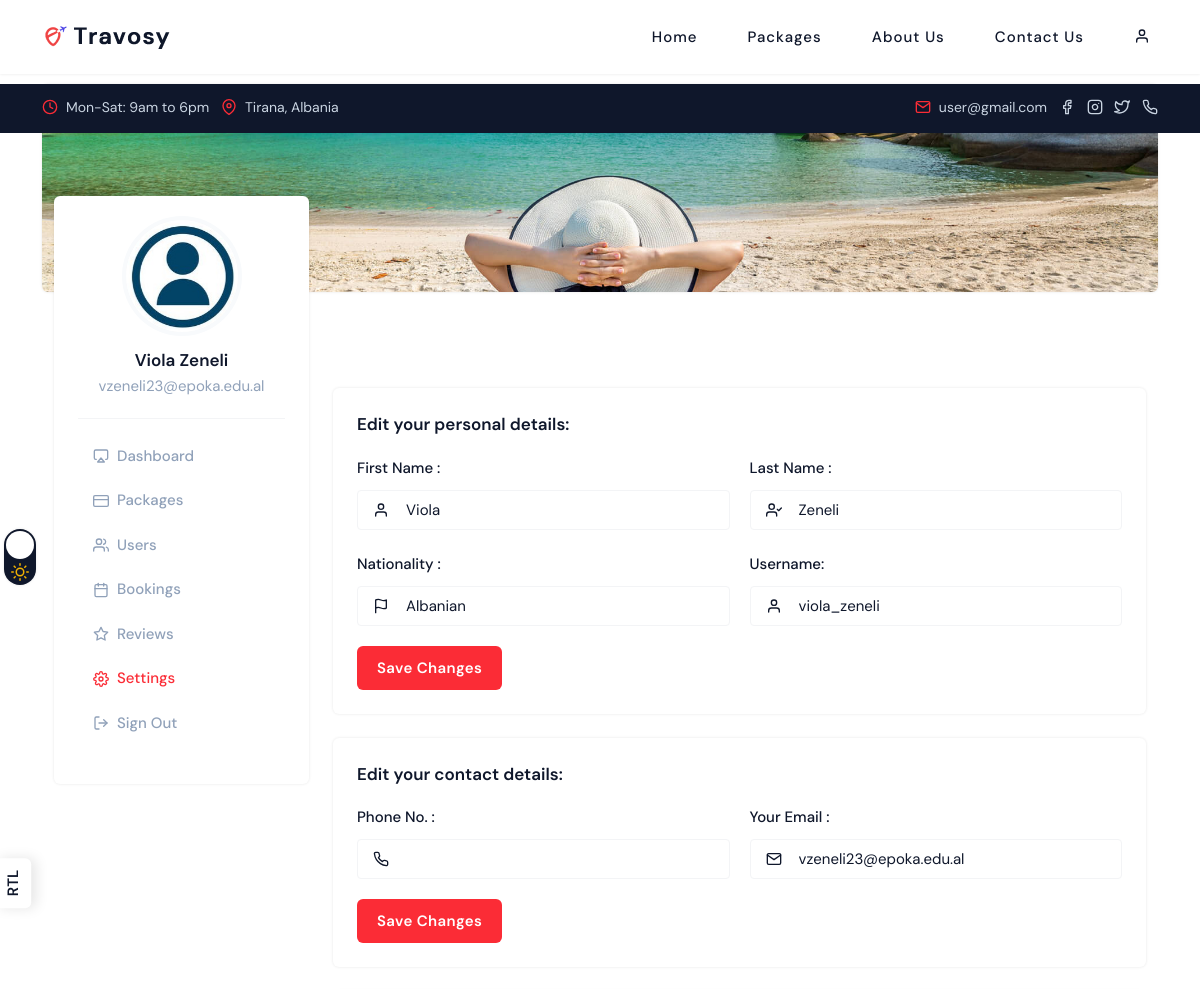
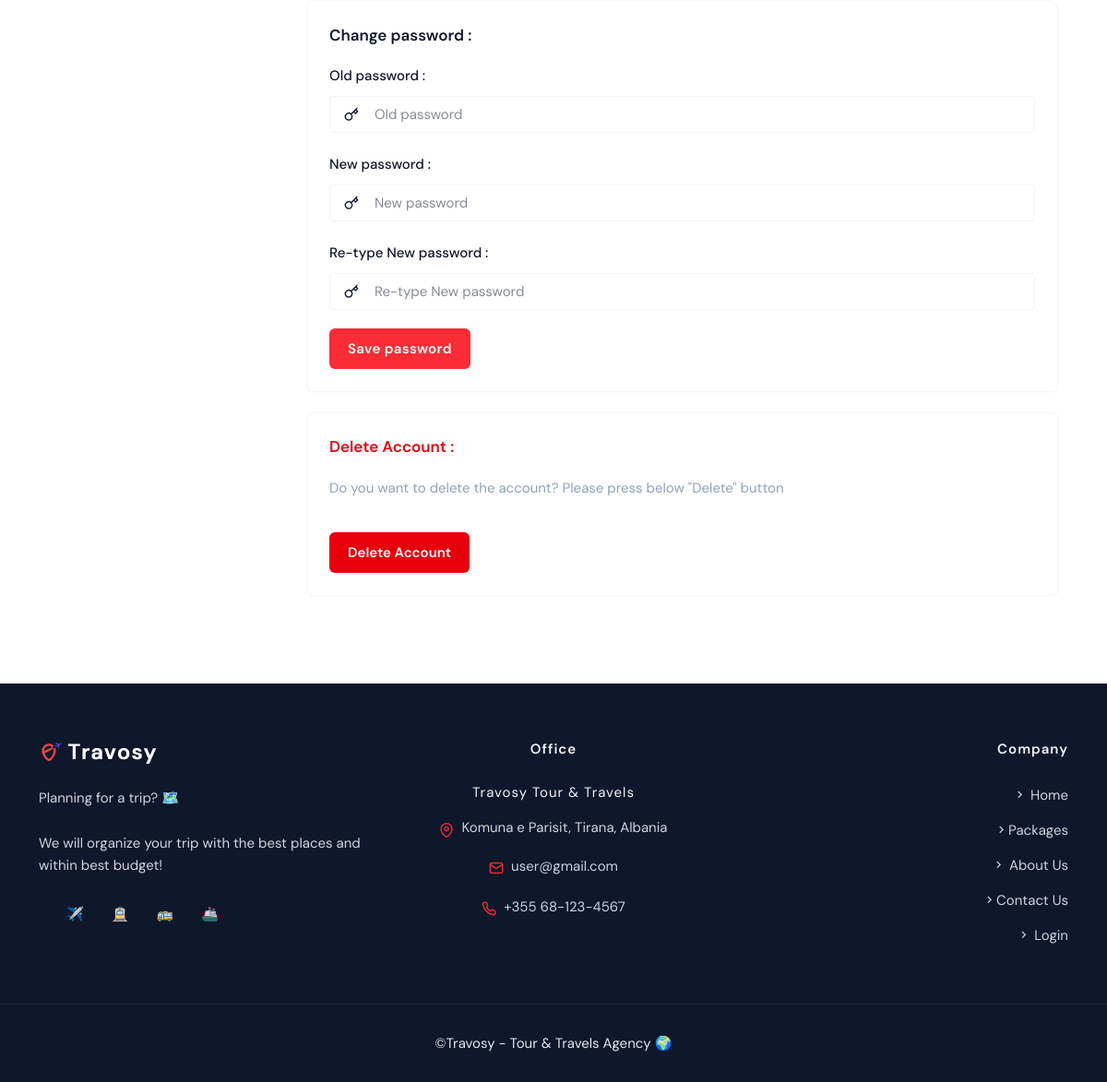
The app's page /admin/admin-setting.php (signed in) with its own data (2 pictures, top to bottom).
### tables this page shows
CREATE TABLE `users` (
  `user_id` int(11) NOT NULL,
  `username` varchar(50) NOT NULL,
  `email` varchar(255) NOT NULL,
  `password_hash` varchar(255) NOT NULL,
  `first_name` varchar(100) NOT NULL,
  `last_name` varchar(100) NOT NULL,
  `birthday` date DEFAULT NULL,
  `passport_number` varchar(50) DEFAULT NULL,
  `gender` enum('male','female','other') DEFAULT NULL,
  `nationality` varchar(100) DEFAULT NULL,
  `phone` varchar(20) DEFAULT NULL,
  `role` enum('user','admin') NOT NULL DEFAULT 'user',
  `created_at` datetime NOT NULL DEFAULT current_timestamp(),
  `profile_pic` varchar(2083) DEFAULT '/images/client/default.jpg'
);

### admin/admin-setting.php (the view, shortened to what this page needs)
<?php
    $base_dir = __DIR__ . '/../Base';
    $static_url = '/Travosy/assets';
    include '../db.php';
    $user_id = $_SESSION['user_id'];
    $sql = "SELECT * FROM users WHERE user_id=?";
    $stmt = $conn->prepare($sql);
    $stmt->bind_param("i", $user_id);
    $stmt->execute();
    $result = $stmt->get_result();
    $userInfo = $result->fetch_assoc();
?>
<section class="relative lg:pb-24 pb-16 md:mt-[84px] mt-[70px]">
    <div class="container md:!px-3 !px-0 relative">
        <div class="relative overflow-hidden md:rounded-md shadow-sm dark:shadow-gray-800 h-52 bg-center bg-no-repeat bg-cover" style="background-image: url('<?php echo $static_url . '/images/bg/cta.jpg'; ?>');"></div>
    </div>
    <div class="container relative md:mt-24 mt-16">
        <div class="md:flex">
            <?php include 'admin-sidebar.php'; ?>
            <div class="lg:w-3/4 md:w-2/3 md:px-3 mt-6 md:mt-0">
                <div class="p-6 rounded-md shadow-sm dark:shadow-gray-800 bg-white dark:bg-slate-900">
                    <h5 class="text-lg font-semibold mb-4">Edit your personal details:</h5>
                    <form method="POST" action="">
                        <div class="grid lg:grid-cols-2 grid-cols-1 gap-5">
                            <div>
                                <label class="form-label font-medium">First Name : <span class="text-red-600"></span></label>
                                <div class="form-icon relative mt-2">
                                <i data-feather="user" class="w-4 h-4 absolute top-3 start-4"></i>
                                <input type="text" name="first_name" value="<?php echo htmlspecialchars($userInfo['first_name']); ?>" required class="ps-12 w-full py-2 px-3 h-10 bg-transparent dark:bg-slate-900 dark:text-slate-200 rounded outline-none border border-gray-100 dark:border-gray-800 focus:ring-0">
                                </div>
                            </div>
                            <div>
                                <label class="form-label font-medium">Last Name : <span class="text-red-600"></span></label>
                                <div class="form-icon relative mt-2">
                                <i data-feather="user-check" class="w-4 h-4 absolute top-3 start-4"></i>
                                <input type="text" name="last_name" value="<?php echo htmlspecialchars($userInfo['last_name']); ?>" required class="ps-12 w-full py-2 px-3 h-10 bg-transparent dark:bg-slate-900 dark:text-slate-200 rounded outline-none border border-gray-100 dark:border-gray-800 focus:ring-0">
                                </div>
                            </div>
                            <div>
                                <label class="form-label font-medium">Nationality : <span class="text-red-600"></span></label>
                                <div class="form-icon relative mt-2">
                                <i data-feather="flag" class="w-4 h-4 absolute top-3 start-4"></i>
                                <input type="text" name="nationality" value="<?php echo htmlspecialchars($userInfo['nationality']); ?>" required class="ps-12 w-full py-2 px-3 h-10 bg-transparent dark:bg-slate-900 dark:text-slate-200 rounded outline-none border border-gray-100 dark:border-gray-800 focus:ring-0">
                                </div>
                            </div>
                            <div>
                                <label class="form-label font-medium">Username:</label>
                                <div class="form-icon relative mt-2">
                                <i data-feather="user" class="w-4 h-4 absolute top-3 start-4"></i>
                                <input type="text" name="username" value="<?php echo htmlspecialchars($userInfo['username']); ?>" required class="ps-12 w-full py-2 px-3 h-10 bg-transparent dark:bg-slate-900 dark:text-slate-200 rounded outline-none border border-gray-100 dark:border-gray-800 focus:ring-0">
                                </div>
                            </div>
                        </div>
                        <input type="submit" id="submit" name="send" class="py-2 px-5 inline-block font-semibold tracking-wide align-middle duration-500 text-base text-center bg-red-500 text-white rounded-md mt-5" value="Save Changes">
                    </form>
                </div>
                <div class="p-6 rounded-md shadow-sm dark:shadow-gray-800 bg-white dark:bg-slate-900 mt-6">
                    <h5 class="text-lg font-semibold mb-4">Edit your contact details:</h5>
                    <form method="POST" action="">
                        <div class="grid lg:grid-cols-2 grid-cols-1 gap-5">
                            <div>
                                <label class="form-label font-medium">Phone No. :</label>
                                <div class="form-icon relative mt-2">
                                    <i data-feather="phone" class="w-4 h-4 absolute top-3 start-4"></i>
                                    <input name="phone" id="phone" type="text" value="<?php echo htmlspecialchars($userInfo['phone']); ?>" required class="ps-12 w-full py-2 px-3 h-10 bg-transparent dark:bg-slate-900 dark:text-slate-200 rounded outline-none border border-gray-100 dark:border-gray-800 focus:ring-0">
                                </div>
                            </div>
                            <div>
                                <label class="form-label font-medium">Your Email : <span class="text-red-600"></span></label>
                                <div class="form-icon relative mt-2">
                                    <i data-feather="mail" class="w-4 h-4 absolute top-3 start-4"></i>
                                    <input type="email" name="email" value="<?php echo htmlspecialchars($userInfo['email']); ?>" required class="ps-12 w-full py-2 px-3 h-10 bg-transparent dark:bg-slate-900 dark:text-slate-200 rounded outline-none border border-gray-100 dark:border-gray-800 focus:ring-0">
                                </div>
                            </div>
                        </div>
                        <input type="submit" id="submit" name="update_contact" class="py-2 px-5 inline-block font-semibold tracking-wide align-middle duration-500 text-base text-center bg-red-500 text-white rounded-md mt-5" value="Save Changes">
                    </form>
                </div>
                <div class="p-6 rounded-md shadow-sm dark:shadow-gray-800 bg-white dark:bg-slate-900 mt-6">
                    <h5 class="text-lg font-semibold mb-4">Change password :</h5>
                    <form method="POST" action="">
                        <div class="grid grid-cols-1 gap-5">
                            <div>
                                <label class="form-label font-medium">Old password :</label>
                                <div class="form-icon relative mt-2">
                                    <i data-feather="key" class="w-4 h-4 absolute top-3 start-4"></i>
                                    <input type="password" name="old_password" class="ps-12 w-full py-2 px-3 h-10 bg-transparent dark:bg-slate-900 dark:text-slate-200 rounded outline-none border border-gray-100 dark:border-gray-800 focus:ring-0" placeholder="Old password" required>
                                </div>
                            </div>
                            <div>
                                <label class="form-label font-medium">New password :</label>
                                <div class="form-icon relative mt-2">
                                    <i data-feather="key" class="w-4 h-4 absolute top-3 start-4"></i>
                                    <input type="password" name="new_password" class="ps-12 w-full py-2 px-3 h-10 bg-transparent dark:bg-slate-900 dark:text-slate-200 rounded outline-none border border-gray-100 dark:border-gray-800 focus:ring-0" placeholder="New password" required>
                                </div>
                            </div>
                            <div>
                                <label class="form-label font-medium">Re-type New password :</label>
                                <div class="form-icon relative mt-2">
                                    <i data-feather="key" class="w-4 h-4 absolute top-3 start-4"></i>
                                    <input type="password" name="confirm_password" class="ps-12 w-full py-2 px-3 h-10 bg-transparent dark:bg-slate-900 dark:text-slate-200 rounded outline-none border border-gray-100 dark:border-gray-800 focus:ring-0" placeholder="Re-type New password" required>
                                </div>
                            </div>
                        </div>
                        <button type="submit" name="change_password" class="py-2 px-5 inline-block font-semibold tracking-wide align-middle duration-500 text-base text-center bg-red-500 text-white rounded-md mt-5">Save password</button>
                    </form>
                </div>
                <div class="p-6 rounded-md shadow-sm dark:shadow-gray-800 bg-white dark:bg-slate-900 mt-6">
                    <h5 class="text-lg font-semibold mb-5 text-red-600">Delete Account :</h5>
                    <p class="text-slate-400 mb-4">Do you want to delete the account? Please press below "Delete" button</p>
                    <button onclick="showDeleteDialog()" class="py-2 px-5 font-semibold text-white bg-red-600 rounded-md mt-5">Delete Account
                    </button>
                </div>
            </div>
        </div>
    </div>
</section>
<?php
include "$base_dir/style/base-user.php";
?>

### admin/admin-sidebar.php (shortened to what this page needs)
<?php
include('../config.php');
$user_id = $_SESSION['user_id'];
$query = "SELECT first_name, last_name, email FROM users WHERE user_id = ?";
$stmt = $conn->prepare($query);
$stmt->bind_param("i", $user_id);
$stmt->execute();
$result = $stmt->get_result();
$user = $result->fetch_assoc();
$profile_image = 'img/admin.jpg';
?>
<div class="lg:w-1/4 md:w-1/3 md:px-3">
    <div class="relative md:-mt-48 -mt-32">
        <div class="p-6 rounded-md shadow-sm dark:shadow-gray-800 bg-white dark:bg-slate-900">
            <div class="profile-pic text-center mb-5">
                <div>
                    <div class="relative h-28 w-28 mx-auto">
                        <img src="<?php echo $profile_image; ?>" class="rounded-full shadow-sm dark:shadow-gray-800 ring-4 ring-slate-50 dark:ring-slate-800" id="profile-image" alt="Profile Image">
                    </div>
                    <div class="mt-4">
                        <h5 class="text-lg font-semibold"><?php echo $user['first_name'] . ' ' . $user['last_name']; ?></h5>
                        <p class="text-slate-400"><?php echo $user['email']; ?></p>
                    </div>
                </div>
            </div>
            <div class="border-t border-gray-100 dark:border-gray-700">
                <ul class="list-none sidebar-nav mb-0 pb-0" id="navmenu-nav">
                    <li class="navbar-item account-menu">
                        <a href="admin-dashboard.php" class="navbar-link text-slate-400 flex items-center py-2 rounded">
                            <span class="me-2 mb-0"><i data-feather="airplay" class="size-4"></i></span>
                            <h6 class="mb-0 font-medium">Dashboard</h6>
                        </a>
                    </li>
                    <li class="navbar-item account-menu">
                        <a href="admin-packages.php" class="navbar-link text-slate-400 flex items-center py-2 rounded">
                            <span class="me-2 mb-0"><i data-feather="credit-card" class="size-4"></i></span>
                            <h6 class="mb-0 font-medium">Packages</h6>
                        </a>
                    </li>
                    <li class="navbar-item account-menu">
                        <a href="admin-users.php" class="navbar-link text-slate-400 flex items-center py-2 rounded">
                            <span class="me-2 mb-0"><i data-feather="users" class="size-4"></i></span>
                            <h6 class="mb-0 font-medium">Users</h6>
                        </a>
                    </li>
                    <li class="navbar-item account-menu">
                        <a href="admin-viewBookings.php" class="navbar-link text-slate-400 flex items-center py-2 rounded">
                            <span class="me-2 mb-0"><i data-feather="calendar" class="size-4"></i></span>
                            <h6 class="mb-0 font-medium">Bookings</h6>
                        </a>
                    </li>
                    <li class="navbar-item account-menu">
                        <a href="admin-reviews.php" class="navbar-link text-slate-400 flex items-center py-2 rounded">
                            <span class="me-2 mb-0">
                                <i data-feather="star" class="size-4"></i>
                            </span>
                            <h6 class="mb-0 font-medium">Reviews</h6>
                        </a>
                    </li>
                    <li class="navbar-item account-menu">
                        <a href="admin-setting.php" class="navbar-link text-slate-400 flex items-center py-2 rounded">
                            <span class="me-2 mb-0"><i data-feather="settings" class="size-4"></i></span>
                            <h6 class="mb-0 font-medium">Settings</h6>
                        </a>
                    </li>
                    <li class="navbar-item account-menu">
                        <a href="#" onclick="showLogoutDialog()" class="navbar-link text-slate-400 flex items-center py-2 rounded" style="cursor: pointer;">
                            <span class="me-2 mb-0"><i data-feather="log-out" class="size-4"></i></span>
                            <h6 class="mb-0 font-medium">Sign Out</h6>
                        </a>
                    </li>
                </ul>
            </div>
        </div>
    </div>
</div>

### records on screen
users: first_name "Viola", last_name "Zeneli", email "vzeneli23@epoka.edu.al", nationality "Albanian", username "viola_zeneli"
